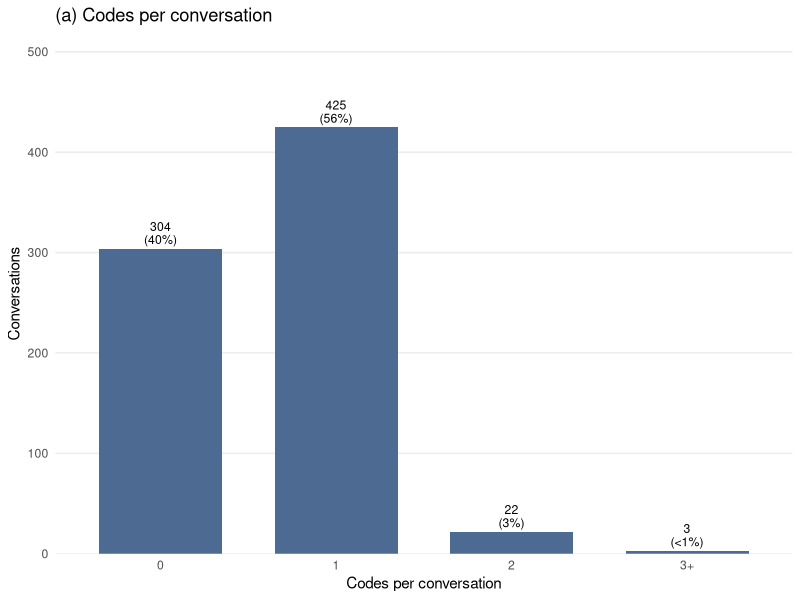

The R source for this figure: (Note: this script raises an error after producing the figure.)
#!/usr/bin/env Rscript
# Code co-occurrence in the final human labels (in-corpus conversations):
#   (a) bar of conversations with 0 / 1 / 2 / 3+ codes
#   (b) heatmap of pairwise co-occurrence counts (diagonal = code total)
#   (c) table of the exact label combinations, most common first
# Saves analysis/figures/code_cooccurrence.{png,pdf} and
#       analysis/data/code_combinations.csv, analysis/data/code_pair_counts.csv
#
#   Rscript analysis/fig_code_cooccurrence.R
suppressPackageStartupMessages({library(dplyr); library(tidyr); library(ggplot2); library(patchwork)})

conv <- read.csv("analysis/data/conversations.csv", stringsAsFactors = FALSE,
                 check.names = FALSE, na.strings = character(0)) %>% filter(in_corpus == 1)
n_conv <- nrow(conv)

long <- conv %>% filter(labels_final != "") %>%
  select(conversation_hash, labels_final) %>%
  separate_rows(labels_final, sep = ";\\s*") %>% rename(code = labels_final) %>% distinct()

code_order <- long %>% count(code, sort = TRUE) %>% pull(code)

## (a) number of codes per conversation -----------------------------------
per_conv <- long %>% count(conversation_hash, name = "k") %>%
  right_join(conv %>% select(conversation_hash), by = "conversation_hash") %>%
  mutate(k = replace_na(k, 0L), k_bin = factor(ifelse(k >= 3, "3+", as.character(k)),
                                                levels = c("0", "1", "2", "3+")))
k_counts <- per_conv %>% count(k_bin, .drop = FALSE) %>% mutate(pct = 100 * n / n_conv)

p_k <- ggplot(k_counts, aes(k_bin, n)) +
  geom_col(fill = "#4C6A92", width = 0.7) +
  geom_text(aes(label = ifelse(n > 0 & round(pct) == 0, sprintf("%d\n(<1%%)", n), sprintf("%d\n(%.0f%%)", n, pct))), vjust = -0.2, size = 3.1, lineheight = 0.9) +
  scale_y_continuous(expand = expansion(mult = c(0, 0.22))) +
  labs(x = "Codes per conversation", y = "Conversations", title = "(a) Codes per conversation") +
  theme_minimal(base_size = 11) +
  theme(panel.grid.major.x = element_blank(), panel.grid.minor = element_blank())

## (b) pairwise co-occurrence ---------------------------------------------
m <- long %>% mutate(v = 1L) %>%
  pivot_wider(names_from = code, values_from = v, values_fill = 0L) %>%
  select(all_of(code_order)) %>% as.matrix()
co <- crossprod(m)                       # diagonal = per-code n, off-diag = shared convs
pairs <- as.data.frame(as.table(co)) %>% setNames(c("a", "b", "n")) %>%
  mutate(a = factor(a, levels = code_order), b = factor(b, levels = rev(code_order)),
         is_diag = a == b)
write.csv(pairs %>% filter(!is_diag, as.integer(a) < as.integer(factor(b, levels = code_order))) %>%
            select(code_a = a, code_b = b, n_shared = n) %>% arrange(desc(n_shared)),
          "analysis/data/code_pair_counts.csv", row.names = FALSE)

p_heat <- ggplot(pairs, aes(a, b)) +
  geom_tile(aes(fill = ifelse(is_diag, NA, n)), colour = "white") +
  geom_text(aes(label = n, fontface = ifelse(is_diag, "bold", "plain"),
                colour = ifelse(!is_diag & n > max(n[!is_diag]) * 0.6, "white", "grey15")), size = 3) +
  scale_colour_identity() +
  scale_fill_gradient(low = "#F3F5F8", high = "#4C6A92", na.value = "grey88", name = "Shared\nconvs") +
  coord_fixed() +
  labs(x = NULL, y = NULL, title = "(b) Pairwise co-occurrence (diagonal = code total)") +
  theme_minimal(base_size = 11) +
  theme(panel.grid = element_blank(), axis.text.x = element_text(angle = 35, hjust = 1),
        legend.position = "right")

p <- p_k + p_heat + plot_layout(widths = c(1, 2))
ggsave("analysis/figures/code_cooccurrence.png", p, width = 11, height = 5, dpi = 200, bg = "white")
ggsave("analysis/figures/code_cooccurrence.pdf", p, width = 11, height = 5)

## (c) exact combinations --------------------------------------------------
combos <- long %>% group_by(conversation_hash) %>%
  summarise(combo = paste(sort(code), collapse = " + "), k = n(), .groups = "drop") %>%
  count(combo, k, sort = TRUE, name = "n") %>% mutate(pct_of_labeled = 100 * n / sum(n))
write.csv(combos, "analysis/data/code_combinations.csv", row.names = FALSE)

cat("Codes per conversation (n =", n_conv, "in-corpus):\n"); print(as.data.frame(k_counts), row.names = FALSE)
cat("\nMulti-code combinations:\n"); print(as.data.frame(combos %>% filter(k > 1)), row.names = FALSE)
cat("\nTop pairs:\n"); print(read.csv("analysis/data/code_pair_counts.csv") %>% head(8), row.names = FALSE)
